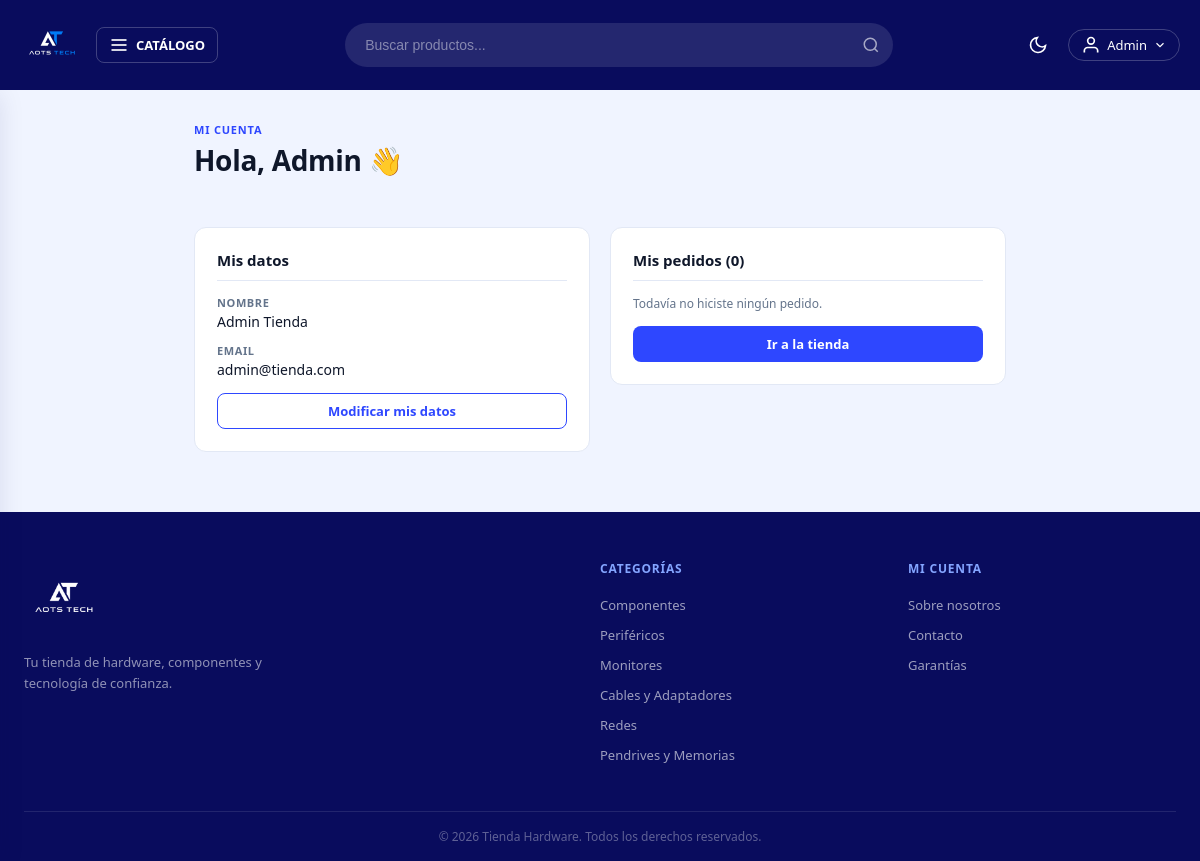
/cuenta (signed in), run on the app's committed database.
### tables this page shows
CREATE TABLE usuarios (
    id        INT AUTO_INCREMENT PRIMARY KEY,
    nombre    VARCHAR(60)  NOT NULL,
    apellido  VARCHAR(60)  NOT NULL,
    email     VARCHAR(100) NOT NULL UNIQUE,
    password  VARCHAR(255) NOT NULL,
    admin     TINYINT(1)   NOT NULL DEFAULT 0
);

CREATE TABLE categorias (
    id          INT AUTO_INCREMENT PRIMARY KEY,
    nombre      VARCHAR(80)  NOT NULL,
    slug        VARCHAR(80)  NOT NULL UNIQUE,
    descripcion VARCHAR(255) DEFAULT ''
);

### controllers/UsuarioController.php (called while the page is built, shortened)
<?php
class UsuarioController {
    public static function dashboard(Router $router) {
        $usuario = Usuario::find($_SESSION['id']);
        $ordenes  = Orden::whereArray(['usuario_id' => $usuario->id]);
        $recientes = array_slice(array_reverse($ordenes), 0, 3);
        $router->render('usuario/dashboard', [
            'titulo'   => 'Mi cuenta',
            'usuario'  => $usuario,
            'total_ordenes' => count($ordenes),
            'ordenes'  => $recientes
        ]);
    }
}

### public/index.php (called while the page is built, shortened)
<?php
require_once __DIR__ . '/../includes/app.php';
$router = new Router();
$router->get('/',         [PaginasController::class, 'index']);
$router->get('/sobre',    [PaginasController::class, 'sobre']);
$router->get('/contacto', [PaginasController::class, 'contacto']);
$router->get('/garantia', [PaginasController::class, 'garantia']);
$router->post('/contacto',[PaginasController::class, 'contacto']);
$router->get('/404',      [PaginasController::class, 'error']);
$router->get('/producto', [PaginasController::class, 'producto']);
$router->get('/categoria-producto/categoria',    [PaginasController::class, 'categoria']);
$router->get('/categoria-producto/subcategoria', [PaginasController::class, 'subcategoria']);
$router->get('/buscar', [BuscadorController::class, 'buscar']);
$router->get('/login',        [AuthController::class, 'login']);
$router->post('/login',       [AuthController::class, 'login']);
$router->post('/logout',      [AuthController::class, 'logout']);
$router->get('/registro',     [AuthController::class, 'registro']);
$router->post('/registro',    [AuthController::class, 'registro']);
$router->get('/mensaje',      [AuthController::class, 'mensaje']);
$router->get('/carrito',             [CarritoController::class, 'index']);
$router->post('/carrito/agregar',    [CarritoController::class, 'agregar']);
$router->post('/carrito/actualizar', [CarritoController::class, 'actualizar']);
$router->post('/carrito/eliminar',   [CarritoController::class, 'eliminar']);
$router->post('/carrito/vaciar',     [CarritoController::class, 'vaciar']);
$router->get('/checkout',           [OrdenController::class, 'checkout']);
$router->post('/checkout',          [OrdenController::class, 'checkout']);
$router->get('/orden/confirmacion', [OrdenController::class, 'confirmacion']);
$router->get('/mis-pedidos',        [OrdenController::class, 'misPedidos']);
$router->get('/cuenta',            [UsuarioController::class, 'dashboard']);
$router->get('/cuenta/modificar',  [UsuarioController::class, 'modificar']);
$router->post('/cuenta/modificar', [UsuarioController::class, 'modificar']);
$router->get('/admin/dashboard', [AdminController::class, 'dashboard']);
$router->get('/admin/productos',           [AdminController::class, 'productos']);
$router->get('/admin/productos/crear',     [AdminController::class, 'crearProducto']);
$router->post('/admin/productos/crear',    [AdminController::class, 'crearProducto']);
$router->get('/admin/productos/editar',    [AdminController::class, 'editarProducto']);
$router->post('/admin/productos/editar',   [AdminController::class, 'editarProducto']);
$router->post('/admin/productos/eliminar', [AdminController::class, 'eliminarProducto']);
$router->get('/admin/ordenes',        [AdminController::class, 'ordenes']);
$router->get('/admin/ordenes/crear',  [AdminController::class, 'crearOrden']);
$router->post('/admin/ordenes/crear', [AdminController::class, 'crearOrden']);
$router->get('/admin/usuarios',       [AdminController::class, 'usuarios']);
$router->comprobarRutas();

### includes/app.php (called while the page is built, shortened)
<?php
require __DIR__ . '/funciones.php';
spl_autoload_register(function($class) {
    $base  = __DIR__ . '/..';
    $class = str_replace('\\', '/', $class);
    $rutas = [
        $base . '/' . strtolower(explode('/', $class)[0]) . 's/' . basename($class) . '.php',
        $base . '/models/'      . basename($class) . '.php',
        $base . '/controllers/' . basename($class) . '.php',
        $base . '/router/'      . basename($class) . '.php',
    ];
    foreach($rutas as $ruta) {
        if(file_exists($ruta)) {
            return;
        }
    }
});

### models/ActiveRecord.php (called while the page is built, shortened)
<?php
class ActiveRecord {
    protected static $db;
    protected static $tabla = '';
    public static function setDB($database) {
        self::$db = $database;
    }
    public static function consultarSQL($query) {
        $resultado = self::$db->query($query);
        $array = [];
        while($registro = $resultado->fetch_assoc()) {
            $array[] = static::crearObjeto($registro);
        }
        return $array;
    }
    protected static function crearObjeto($registro) {
        $objeto = new static;
        foreach($registro as $key => $value) {
            if(property_exists($objeto, $key)) {
                $objeto->$key = $value;
            }
        }
        return $objeto;
    }
    public static function all($orden = 'DESC') {
        $query = "SELECT * FROM " . static::$tabla . " ORDER BY id {$orden}";
        return self::consultarSQL($query);
    }
    public static function find($id) {
        $id = (int) $id;
        $query = "SELECT * FROM " . static::$tabla . " WHERE id = {$id}";
        $resultado = self::consultarSQL($query);
        return array_shift($resultado);
    }
}

### includes/funciones.php (called while the page is built, shortened)
<?php
function s($html) : string {
    return htmlspecialchars($html ?? '');
}

### views/usuario/dashboard.php (the view, shortened to what this page needs)
<div class="contenedor contenedor--angosto">
    <header class="page-header">
        <p class="page-header__overline">Mi cuenta</p>
        <h1 class="page-header__titulo">Hola, <?= s($usuario->nombre) ?> 👋</h1>
    </header>
    <div class="cuenta-grid seccion">
        <section class="panel">
            <h2 class="resumen__titulo">Mis datos</h2>
            <dl class="datos-lista">
                <div>
                    <dt>Nombre</dt>
                    <dd><?= s($usuario->nombre . ' ' . $usuario->apellido) ?></dd>
                </div>
                <div>
                    <dt>Email</dt>
                    <dd><?= s($usuario->email) ?></dd>
                </div>
            </dl>
            <a href="/cuenta/modificar" class="boton boton--secundario boton--sm">Modificar mis datos</a>
        </section>
        <section class="panel">
            <h2 class="resumen__titulo">Mis pedidos (<?= (int) $total_ordenes ?>)</h2>
            <?php if (empty($ordenes)): ?>
                <p class="campo__ayuda">Todavía no hiciste ningún pedido.</p>
                <a href="/" class="boton boton--primario boton--sm">Ir a la tienda</a>
            <?php endif; ?>
        </section>
    </div>
</div>

### views/parciales/footer.php (shortened to what this page needs)
<?php if ($es_auth): ?>
<footer class="footer-auth">
    <div class="footer-auth__container">
        <a href="/" class="footer-auth__logo">
            <img src="/img/logo.png" alt="Tienda Hardware">
        </a>
        <p class="footer-auth__desc">
            Tu tienda de hardware, componentes y tecnología de confianza.
        </p>
        <div class="footer-auth__links">
            <a href="/sobre">Sobre nosotros</a>
            <a href="/contacto">Contacto</a>
            <a href="/garantia">Garantías</a>
        </div>
        <div class="footer-auth__copy">
            &copy; <?= date('Y') ?> Tienda Hardware. Todos los derechos reservados.
        </div>
    </div>
</footer>
<?php else: ?>
<footer class="footer">
    <div class="footer__container">
        <div class="footer__grid">
            <div class="footer__col">
                <a href="/" class="footer__logo">
                    <img src="/img/logo.png" alt="Tienda Hardware">
                </a>
                <p class="footer__desc">
                    Tu tienda de hardware, componentes y tecnología de confianza.
                </p>
            </div>
            <div class="footer__col">
                <h4 class="footer__titulo">Categorías</h4>
                <ul class="footer__lista">
                    <?php
                    foreach (array_slice($categorias_nav, 0, 6) as $cat):
                    ?>
                    <li>
                        <a href="/categoria-producto/categoria?categoria=<?= s($cat->slug) ?>">
                            <?= s($cat->nombre) ?>
                        </a>
                    </li>
                    <?php endforeach; ?>
                </ul>
            </div>
            <div class="footer__col">
                <h4 class="footer__titulo">Mi cuenta</h4>
                <ul class="footer__lista">
                    <li><a href="/sobre">Sobre nosotros</a></li>
                    <li><a href="/contacto">Contacto</a></li>
                    <li><a href="/garantia">Garantías</a></li>
                </ul>
            </div>
        </div>
        <div class="footer__copy">
            <p>&copy; <?= date('Y') ?> Tienda Hardware. Todos los derechos reservados.</p>
        </div>
    </div>
</footer>
<?php endif; ?>

### public/css/estilo.css (style rules this page uses)
:root { --c50: #e8f0ff; --c100: #d4e2ff; --c200: #b2c9ff; --c300: #84a5ff; --c400: #5475ff; --c500: #2e47ff; --c600: #0a15ff; --c800: #050dce; --c900: #101aad; --c950: #090c5d; --nav-h: 90px; --bg: #f0f4ff; --bg-card: #ffffff; --bg-panel: #ffffff; --border: #e2e8f5; --text: #0f172a; --text-muted: #64748b; --shadow: 0 4px 24px rgba(9, 12, 93, .10); }
*, *::before, *::after { box-sizing: border-box; margin: 0; padding: 0; }
html { scroll-behavior: smooth; }
body { font-family: system-ui, -apple-system, sans-serif; background: var(--bg); color: var(--text); transition: background .3s, color .3s; min-height: 100vh; }
html, body { overflow-x: clip; }
ul { list-style: none; }
img { display: block; max-width: 100%; }
.footer { background: var(--c950); color: rgba(255, 255, 255, .8); margin-top: 60px; padding: 48px 0 0; }
.footer__container { max-width: 1200px; margin: 0 auto; padding: 0 24px; }
.footer__grid { display: grid; grid-template-columns: 2fr 1fr 1fr; gap: 40px; padding-bottom: 40px; }
.footer__logo img { height: 80px; margin-bottom: 12px; filter: brightness(0) invert(1); }
.footer__desc { font-size: 13px; line-height: 1.6; color: rgba(255, 255, 255, .55); max-width: 260px; }
.footer__titulo { font-size: 12px; font-weight: 700; letter-spacing: .8px; text-transform: uppercase; color: var(--c300); margin-bottom: 14px; }
.footer__lista li { margin-bottom: 2px; }
.footer__lista a { display: inline-block; padding: 5px 0; font-size: 13px; color: rgba(255, 255, 255, .6); transition: color .15s; }
.footer__copy { border-top: 1px solid rgba(255, 255, 255, .1); padding: 16px 0; font-size: 12px; color: rgba(255, 255, 255, .35); text-align: center; }
:root { --danger: #e53e3e; --exito: #38a169; --aviso: #ed8936; }
.contenedor { max-width: 1200px; margin: 0 auto; padding: 0 24px; }
.seccion { margin: 48px auto; }
.page-header { margin: 32px 0 20px; }
.page-header__overline { font-size: 11px; font-weight: 700; letter-spacing: .8px; text-transform: uppercase; color: var(--c500); margin-bottom: 4px; }
.page-header__titulo { font-size: 28px; font-weight: 700; color: var(--text); }
.boton { display: inline-flex; align-items: center; justify-content: center; gap: 8px; border: 1.5px solid transparent; border-radius: 8px; font-size: 14px; font-weight: 600; padding: 0 18px; height: 42px; transition: background .15s, border-color .15s, color .15s; text-decoration: none; cursor: pointer; }
.boton--primario { background: var(--c500); color: #fff; }
.boton--secundario { background: transparent; border-color: var(--c500); color: var(--c500); }
.boton--sm { height: 36px; font-size: 13px; padding: 0 14px; }
.campo__ayuda { font-size: 12px; color: var(--text-muted); }
.contenedor--angosto { max-width: 860px; }
.resumen__titulo { font-size: 15px; font-weight: 700; color: var(--text); padding-bottom: 10px; border-bottom: 1px solid var(--border); }
.cuenta-grid { display: grid; grid-template-columns: 1fr 1fr; gap: 20px; align-items: start; }
.panel { background: var(--bg-card); border: 1px solid var(--border); border-radius: 12px; padding: 22px; display: flex; flex-direction: column; gap: 14px; }
.datos-lista { display: flex; flex-direction: column; gap: 12px; }
.datos-lista div { display: flex; flex-direction: column; gap: 2px; }
.datos-lista dt { font-size: 11px; font-weight: 700; letter-spacing: .6px; text-transform: uppercase; color: var(--text-muted); }
.datos-lista dd { font-size: 14px; color: var(--text); }
.page-header__titulo { letter-spacing: -.3px; }

### data on the page
usuarios: nombre "Admin", nombre+apellido "Admin Tienda", email "admin@tienda.com"
categorias: nombre "Componentes"
categorias: nombre "Periféricos"
categorias: nombre "Monitores"
categorias: nombre "Cables y Adaptadores"
categorias: nombre "Redes"
categorias: nombre "Pendrives y Memorias"

### other printed values
s($_SESSION['nombre']) "Admin"
$total_ordenes "0"
